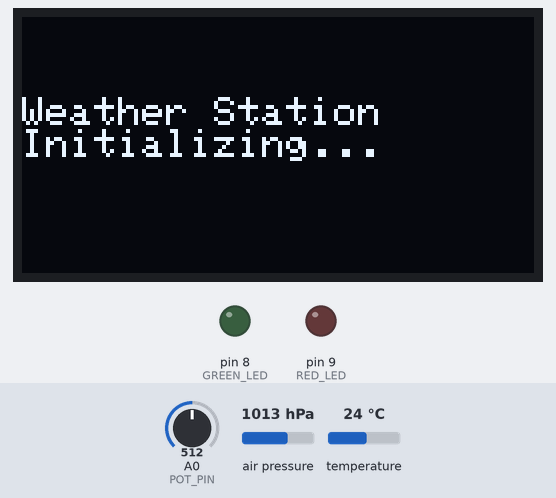
A sketch run on a simulated Arduino Uno, built with avr-gcc and run on an emulated ATmega328P. On the bench: 128×64 one-colour display, output pins drawn as LEDs (lit = HIGH). Inputs (shaded band) come from the test bench; at power-on: A0 (POT_PIN) = 512, air pressure 1013 hPa, temperature 24 °C. What the sketch prints to the serial monitor is not drawn.

Above: at 0.1 s.
At 2.2 s:
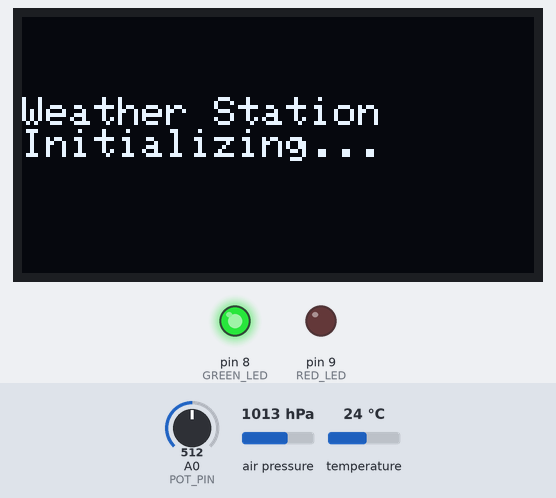
At 5.1 s:
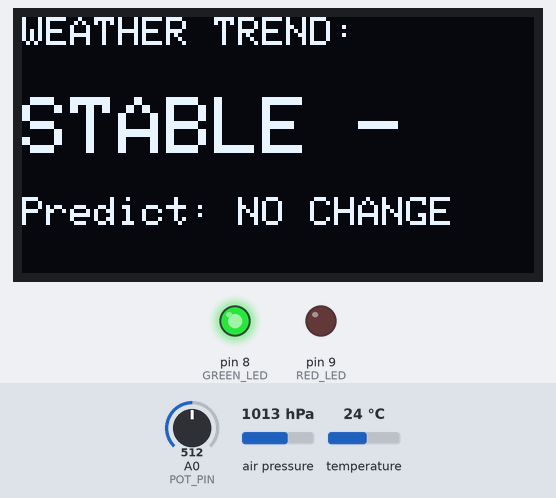
At 10.1 s:
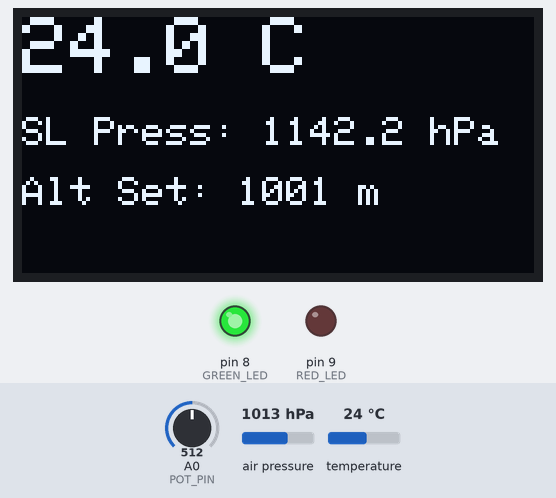

Measured:
- what the display in image 2 shows lasts 5.0 s, from 5.0 s to 10.0 s

The sketch:

pressure_logger.ino
```cpp
#include <Wire.h>
#include <Adafruit_Sensor.h>
#include <Adafruit_BMP085_U.h>
#include <Adafruit_GFX.h>
#include <Adafruit_SSD1306.h>

#define SCREEN_WIDTH 128
#define SCREEN_HEIGHT 64
#define OLED_RESET -1
Adafruit_SSD1306 display(SCREEN_WIDTH, SCREEN_HEIGHT, &Wire, OLED_RESET);

Adafruit_BMP085_Unified bmp = Adafruit_BMP085_Unified(10085);

#define POT_PIN A0
#define GREEN_LED 8
#define RED_LED 9

unsigned long lastLogTime = 0;
unsigned long lastDisplayTime = 0;
const unsigned long LOG_INTERVAL = 30000;
const unsigned long DISPLAY_INTERVAL = 5000;

float pressureLog[24];
int logIndex = 0;
bool bufferFull = false;

bool showPage1 = true;
String currentTrend = "CALC...";
float currentTemp = 0;
float currentPressure_hPa = 0;
float seaLevelPressure_hPa = 0;
float localAltOffset = 0;

void setup() {
  Serial.begin(9600);

  pinMode(GREEN_LED, OUTPUT);
  pinMode(RED_LED, OUTPUT);

  if (!bmp.begin()) {
    Serial.println(F("BMP180/BMP085 not found! Check wiring."));
    while (1);
  }

  if(!display.begin(SSD1306_SWITCHCAPVCC, 0x3C)) {
    Serial.println(F("OLED failed"));
    for(;;);
  }

  display.clearDisplay();
  display.setTextColor(WHITE);
  display.setTextSize(1);
  display.setCursor(0, 20);
  display.println(F("Weather Station"));
  display.println(F("Initializing..."));
  display.display();

  Serial.println(F("Time(s)\t| Temp(*C)\t| Alt(m)\t| Press(hPa)\t| Trend    \t| Diff(hPa)"));
  Serial.println(F("-----------------------------------------------------------------------------------"));

  delay(2000);
  logData();
}

void loop() {
  unsigned long currentMillis = millis();

  if (currentMillis - lastLogTime >= LOG_INTERVAL) {
    lastLogTime = currentMillis;
    logData();
  }

  if (currentMillis - lastDisplayTime >= DISPLAY_INTERVAL) {
    lastDisplayTime = currentMillis;
    showPage1 = !showPage1;
    updateDisplay();
  }
}

void logData() {
  int potValue = analogRead(POT_PIN);
  localAltOffset = (potValue / 1023.0) * 2000.0;

  sensors_event_t event;
  bmp.getEvent(&event);

  if (event.pressure) {
    currentPressure_hPa = event.pressure;
    bmp.getTemperature(&currentTemp);
  }

  seaLevelPressure_hPa = bmp.seaLevelForAltitude(localAltOffset, currentPressure_hPa);

  pressureLog[logIndex] = seaLevelPressure_hPa;

  float oldestPressure;
  if (bufferFull) {
    oldestPressure = pressureLog[(logIndex + 1) % 24];
  } else {
    oldestPressure = pressureLog[0];
  }

  float pressureDiff = seaLevelPressure_hPa - oldestPressure;

  if (pressureDiff > 0.5) {
    currentTrend = "RISING ^";
    digitalWrite(GREEN_LED, HIGH);
    digitalWrite(RED_LED, LOW);
  } else if (pressureDiff < -0.5) {
    currentTrend = "FALLING v";
    digitalWrite(GREEN_LED, LOW);
    digitalWrite(RED_LED, HIGH);
  } else {
    currentTrend = "STABLE -";
    digitalWrite(GREEN_LED, HIGH);
    digitalWrite(RED_LED, LOW);
  }

  Serial.print(millis() / 1000);
  Serial.print(F("\t| "));
  Serial.print(currentTemp, 2);
  Serial.print(F("\t\t| "));
  Serial.print(localAltOffset, 0);
  Serial.print(F("\t\t| "));
  Serial.print(seaLevelPressure_hPa, 2);
  Serial.print(F("\t| "));
  Serial.print(currentTrend);

  if (currentTrend.length() < 9) {
    Serial.print(F("\t| "));
  } else {
    Serial.print(F(" \t| "));
  }

  Serial.println(pressureDiff, 2);

  logIndex++;
  if (logIndex >= 24) {
    logIndex = 0;
    bufferFull = true;
  }
}

void updateDisplay() {
  display.clearDisplay();

  if (showPage1) {
    display.setCursor(0, 0);
    display.setTextSize(2);
    display.print(currentTemp, 1);
    display.println(F(" C"));

    display.setTextSize(1);
    display.setCursor(0, 25);
    display.print(F("SL Press: "));
    display.print(seaLevelPressure_hPa, 1);
    display.println(F(" hPa"));

    display.setCursor(0, 40);
    display.print(F("Alt Set: "));
    display.print(localAltOffset, 0);
    display.println(F(" m"));
  } else {
    display.setCursor(0, 0);
    display.setTextSize(1);
    display.println(F("WEATHER TREND:"));

    display.setCursor(0, 20);
    display.setTextSize(2);
    display.println(currentTrend);

    display.setCursor(0, 45);
    display.setTextSize(1);
    if (currentTrend.indexOf("RISING") >= 0) {
      display.println(F("Predict: CLEAR"));
    } else if (currentTrend.indexOf("FALLING") >= 0) {
      display.println(F("Predict: RAIN"));
    } else {
      display.println(F("Predict: NO CHANGE"));
    }
  }

  display.display();
}
```
